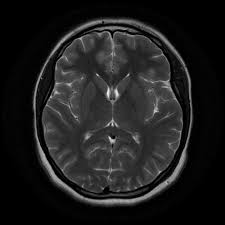
#> input picture tumor.png, 225 x 225 px
$ python ray.py
#> lines starting #> are read from the running program, lines starting #| are printed output that depends on the picture
#> further down, image is the input picture: shape (225, 225); min 0, max 242, mean 29.7
import numpy as np
import cv2
import matplotlib.pyplot as plt


#function for generating Rayleigh noise
def generate_rayleigh_noise(image, scale_param):

    #generate uniform random values between 0 and 1
    uniform_random = np.random.uniform(0, 1, image.shape)

    #generate Rayleigh noise using the formula n = b * sqrt(-2 * ln(1 - u))
    rayleigh_noise = scale_param * np.sqrt(-2 * np.log(1 - uniform_random))

    return rayleigh_noise


#function for adding Rayleigh noise to an image
def add_rayleigh_noise(image, scale_param):
    #Normalize the image to range [0, 1] if it's not already
#> called with scale_param = 0.5
    image_normalized = image / 255.0 if image.max() > 1 else image

    # Generate Rayleigh noise
    noise = generate_rayleigh_noise(image_normalized, scale_param)
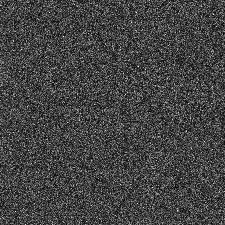
#> noise: shape (225, 225) float64; min 0.00602, max 2.32, mean 0.625; drawn with min black and max white

    # Add noise to the image
    noisy_image = image_normalized + noise
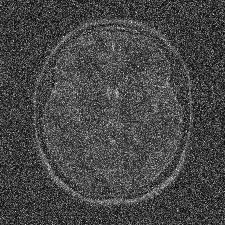
#> noisy_image: shape (225, 225) float64; min 0.00602, max 2.64, mean 0.741; drawn with min black and max white

    # Clip the values to stay within [0, 1]
    noisy_image = np.clip(noisy_image, 0, 1)
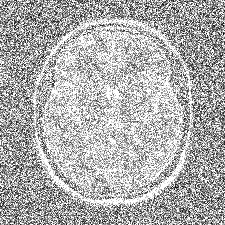
#> noisy_image: shape (225, 225) float64; min 0.00602, max 1, mean 0.685

    # Convert back to range [0, 255]
    noisy_image = (noisy_image * 255).astype(np.uint8)

    return noisy_image


image = cv2.imread('tumor.png', cv2.IMREAD_GRAYSCALE)

noisy_image = add_rayleigh_noise(image, 0.5) #adding Rayleigh noise to the image with a scale parameter of 0.5


plt.figure(figsize=(10, 5))

plt.subplot(1, 2, 1)
plt.title('Original Image')
plt.imshow(image, cmap='gray')
plt.axis('off')

plt.subplot(1, 2, 2)
plt.title('Noisy Image (Rayleigh Noise)')
plt.imshow(noisy_image, cmap='gray')
plt.axis('off')

plt.show()
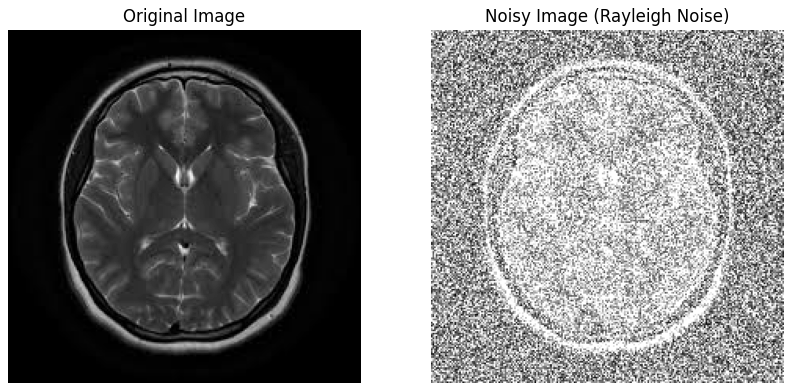
#> figure drawn by matplotlib, 2 panels
